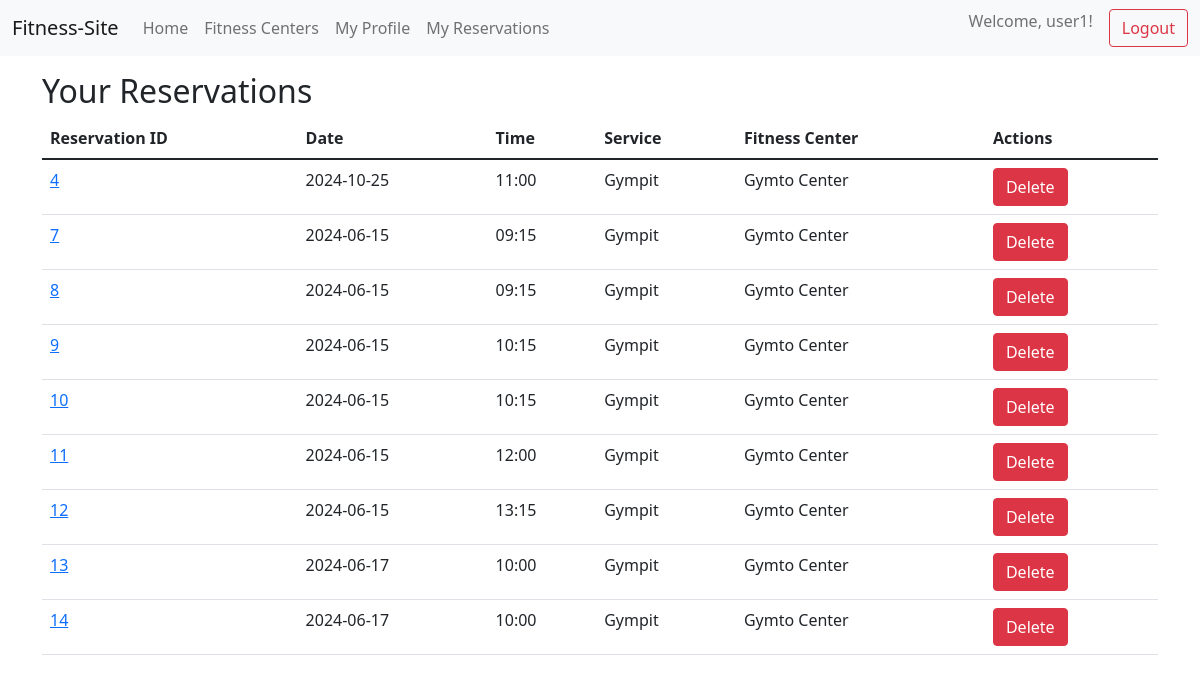
/user/reservations (signed in), run on the app's committed database.
### models.py (models this page shows, shortened)
class User(Base):
    __tablename__ = 'user'
    id = Column(Integer, primary_key=True, autoincrement=True)
    login = Column(String(50), unique=True, nullable=False)
    password = Column(String(50), nullable=False)
    birth_date = Column(DateTime, default='1940-01-01', nullable=False)
    phone = Column(String(50), nullable=False)
    funds = Column(Integer, default=0, nullable=False)
    resources = relationship("Resources", back_populates="user")
    reservation = relationship("Reservation", back_populates="user")
    rating = relationship("Rating", back_populates="user")

class Reservation(Base):
    __tablename__ = 'reservation'
    id = Column(Integer, primary_key=True, autoincrement=True)
    user_id = Column(Integer, ForeignKey(User.id), nullable=False)
    trainer_id = Column(Integer, ForeignKey(Trainer.id), nullable=False)
    service_id = Column(Integer, ForeignKey(Service.id), nullable=False)
    date = Column(DateTime, nullable=False)
    time = Column(Time, nullable=False)
    user = relationship("User", back_populates="reservation")
    trainer = relationship("Trainer", back_populates="reservation")
    service = relationship("Service", back_populates="reservation")

class Service(Base):
    __tablename__ = 'service'
    id = Column(Integer, primary_key=True, autoincrement=True)
    name = Column(String(50), unique=True, nullable=False)
    duration = Column(Integer, nullable=False)
    description = Column(String(500))
    price = Column(Integer, default=0, nullable=False)
    fitness_center_id = Column(Integer, ForeignKey(FitnessCenter.id), nullable=False)
    max_attendees = Column(Integer, default=1, nullable=False)
    fitness_center = relationship("FitnessCenter", back_populates="service")
    resources = relationship("Resources", back_populates="service")
    trainer_services = relationship("TrainerServices", back_populates="service")
    reservation = relationship("Reservation", back_populates="service")

class FitnessCenter(Base):
    __tablename__ = 'fitness_center'
    id = Column(Integer, primary_key=True, autoincrement=True)
    name = Column(String(50), unique=True, nullable=False)
    address = Column(String(300), nullable=False)
    contacts = Column(String(300), nullable=False)
    trainer = relationship("Trainer", back_populates="fitness_center")
    service = relationship("Service", back_populates="fitness_center")

### main.py (the view, shortened to what this page needs)
@app.route('/user/reservations', methods=['GET', 'POST'])
@login_required
def user_reservations():
    user_id = session.get('user_id')
    if request.method == 'GET':
        services = db_session.query(Service).all()
        reservations = db_session.query(
            Reservation.id.label('reservation_id'),
            Reservation.date,
            Reservation.time,
            User.login.label('user_name'),
            Service.name.label('service_name'),
            FitnessCenter.name.label('fitness_center_name')
        ).join(User, Reservation.user_id == User.id) \
            .join(Service, Reservation.service_id == Service.id) \
            .join(FitnessCenter, Service.fitness_center_id == FitnessCenter.id) \
            .filter(Reservation.user_id == user_id) \
            .all()
        return render_template('reservations.html', reservations=reservations, services=services,
                               user_login=session.get('user_login'))

### database.py (called while the page is built)
def shutdown_session(exception=None):
    db_session.remove()

### main.py (called while the page is built)
@app.teardown_appcontext
def cleanup(exception=None):
    shutdown_session()

def login_required(func):
    @wraps(func)
    def wr1(*args, **kwargs):
        if session.get('user_id') is None:
            return redirect('/login')
        results = func(*args, **kwargs)
        return results
    return wr1

### templates/reservations.html (shortened to what this page needs)
{% extends 'base.html' %}
{% block content %}
<h2>Your Reservations</h2>
<table class="table">
    <thead>
        <tr>
            <th>Reservation ID</th>
            <th>Date</th>
            <th>Time</th>
            <th>Service</th>
            <th>Fitness Center</th>
            <th>Actions</th>
        </tr>
    </thead>
    <tbody>
        {% for reservation in reservations %}
        <tr id="reservation-{{ reservation.reservation_id }}">
            <td><a href="{{ url_for('user_reservations_id', reservation_id=reservation.reservation_id) }}">{{ reservation.reservation_id }}</a></td>
            <td>{{ reservation.date.strftime("%Y-%m-%d") }}</td>
            <td>{{ reservation.time.strftime("%H:%M") }}</td>
            <td>{{ reservation.service_name }}</td>
            <td>{{ reservation.fitness_center_name }}</td>
            <td>
                <button onclick="deleteReservation({{ reservation.reservation_id }})" class="btn btn-danger">Delete</button>
            </td>
        </tr>
        {% endfor %}
    </tbody>
</table>
{% endblock %}

### templates/base.html (shortened to what this page needs)
<!DOCTYPE html>
<html lang="en">
<head>
    <link href="https://cdn.jsdelivr.net/npm/bootstrap@5.1.3/dist/css/bootstrap.min.css" rel="stylesheet">
</head>
<body>
    <nav class="navbar navbar-expand-lg navbar-light bg-light">
        <div class="container-fluid">
            <a class="navbar-brand" href="/">Fitness-Site</a>
            <div class="collapse navbar-collapse" id="navbarNav">
                <ul class="navbar-nav me-auto mb-2 mb-lg-0">
                    <li class="nav-item">
                        <a class="nav-link" href="/">Home</a>
                    </li>
                    <li class="nav-item">
                        <a class="nav-link" href="/fitness_centers">Fitness Centers</a>
                    </li>
                    {% if user_login %}
                    <li class="nav-item"><a class="nav-link" href="/user">My Profile</a></li>
                    <li class="nav-item"><a class="nav-link" href="/user/reservations">My Reservations</a></li>
                    {% endif %}
                </ul>
                <ul class="navbar-nav ms-auto">
                    {% if not user_login %}
                    <li class="nav-item"><button class="btn btn-outline-success me-2" type="button" onclick="location.href='/login'">Login</button></li>
                    <li class="nav-item"><button class="btn btn-outline-primary" type="button" onclick="location.href='/register'">Register</button></li>
                    {% else %}
                    <li class="nav-item"><span class="navbar-text">Welcome, {{ user_login }}!</span></li>
                    <li class="nav-item"><button class="btn btn-outline-danger ms-3" type="button" onclick="location.href='/logout'">Logout</button></li>
                    {% endif %}
                </ul>
            </div>
        </div>
    </nav>
    <div class="container mt-3">
        {% block content %}{% endblock %}
    </div>
</body>
</html>

### data on the page
User: login "user1"
Reservation: reservation_id "4", date "2024-10-25", time "11:00", service_name "Gympit", fitness_center_name "Gymto Center"
Reservation: reservation_id "7", date "2024-06-15", time "09:15", service_name "Gympit", fitness_center_name "Gymto Center"
Reservation: reservation_id "8", date "2024-06-15", time "09:15", service_name "Gympit", fitness_center_name "Gymto Center"
Reservation: reservation_id "9", date "2024-06-15", time "10:15", service_name "Gympit", fitness_center_name "Gymto Center"
Reservation: reservation_id "10", date "2024-06-15", time "10:15", service_name "Gympit", fitness_center_name "Gymto Center"
Reservation: reservation_id "11", date "2024-06-15", time "12:00", service_name "Gympit", fitness_center_name "Gymto Center"
Reservation: reservation_id "12", date "2024-06-15", time "13:15", service_name "Gympit", fitness_center_name "Gymto Center"
Reservation: reservation_id "13", date "2024-06-17", time "10:00", service_name "Gympit", fitness_center_name "Gymto Center"
Reservation: reservation_id "14", date "2024-06-17", time "10:00", service_name "Gympit", fitness_center_name "Gymto Center"
